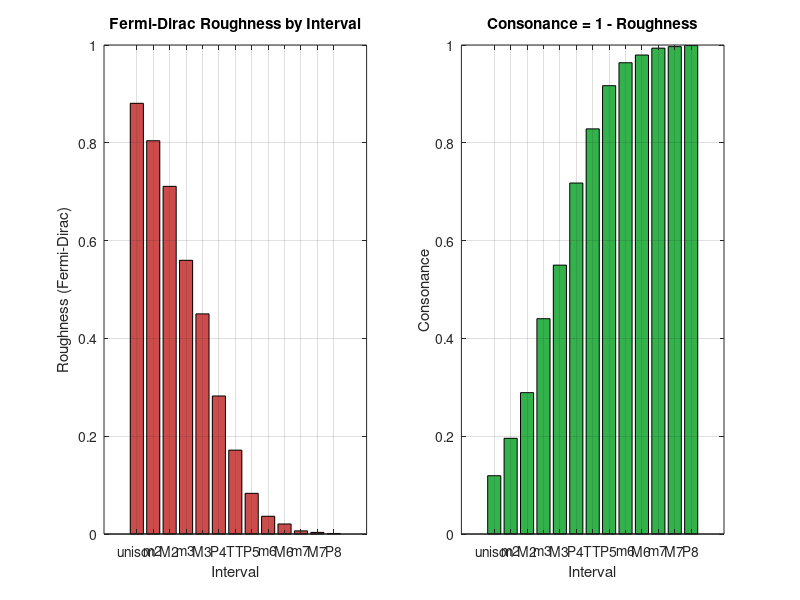

The MATLAB source for this figure:
% Spin Statistics Consonance
% Fermi-Dirac roughness: w = 1/(exp((|f_i - f_j| - 100)/50) + 1)

function spin_statistics_oct()
  A4 = 440;
  ratios = [1, 16/15, 9/8, 6/5, 5/4, 4/3, 45/32, 3/2, 8/5, 5/3, 9/5, 15/8, 2];
  names = {'unison','m2','M2','m3','M3','P4','TT','P5','m6','M6','m7','M7','P8'};
  semitones = 0:12;

  n = length(ratios);
  roughness = zeros(1, n);
  consonance = zeros(1, n);
  freqs = A4 * ratios;

  for i = 1:n
    delta_f = abs(freqs(i) - A4);
    roughness(i) = 1 / (exp((delta_f - 100) / 50) + 1);
    consonance(i) = 1 - roughness(i);
  end

  fprintf('=== Spin Statistics Consonance ===\n');
  fprintf('%-10s %3s %8s %10s %10s %10s\n', 'Name', 'ST', 'Freq', 'Delta_f', 'Roughness', 'Consonance');
  for i = 1:n
    fprintf('%-10s %3d %8.2f %10.2f %10.6f %10.6f\n', names{i}, semitones(i), freqs(i), abs(freqs(i)-A4), roughness(i), consonance(i));
  end
  fprintf('\n');

  % Plot
  figure('Position', [100 100 900 500]);
  subplot(1,2,1);
  bar(semitones, roughness, 'FaceColor', [0.8 0.3 0.3]);
  set(gca, 'XTick', semitones, 'XTickLabel', names);
  xlabel('Interval');
  ylabel('Roughness (Fermi-Dirac)');
  title('Fermi-Dirac Roughness by Interval');
  grid on;

  subplot(1,2,2);
  bar(semitones, consonance, 'FaceColor', [0.2 0.7 0.3]);
  set(gca, 'XTick', semitones, 'XTickLabel', names);
  xlabel('Interval');
  ylabel('Consonance');
  title('Consonance = 1 - Roughness');
  grid on;

  saveas(gcf, 'spin_statistics.png');
  fprintf('Plot saved: spin_statistics.png\n');

  % JSON
  fid = fopen('spin_statistics.json', 'w');
  fprintf(fid, '{\n  "experiment": "Spin Statistics Consonance",\n  "intervals": [\n');
  for i = 1:n
    fprintf(fid, '    {"name": "%s", "semitones": %d, "roughness": %.6f, "consonance": %.6f}', names{i}, semitones(i), roughness(i), consonance(i));
    if i < n, fprintf(fid, ','); end
    fprintf(fid, '\n');
  end
  fprintf(fid, '  ]\n}\n');
  fclose(fid);
end

spin_statistics_oct();
